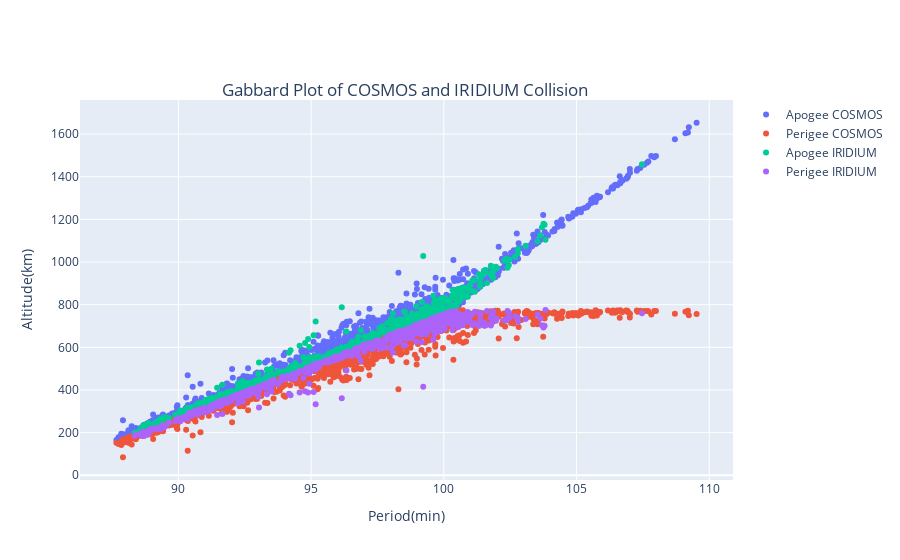

The notebook cell this image was saved under:
### Code cell
fig = go.Figure()
fig.add_trace(go.Scatter(x=ik.loc[ik['OBJECT_NAME']=='COSMOS 2251 DEB','PERIOD'], y=ik.loc[ik['OBJECT_NAME']=='COSMOS 2251 DEB','APOAPSIS'], mode='markers', name='Apogee COSMOS'))
fig.add_trace(go.Scatter(x=ik.loc[ik['OBJECT_NAME']=='COSMOS 2251 DEB','PERIOD'], y=ik.loc[ik['OBJECT_NAME']=='COSMOS 2251 DEB','PERIAPSIS'], mode='markers', name='Perigee COSMOS'))

fig.add_trace(go.Scatter(x=ik.loc[ik['OBJECT_NAME']=='IRIDIUM 33 DEB','PERIOD'], y=ik.loc[ik['OBJECT_NAME']=='IRIDIUM 33 DEB','APOAPSIS'], mode='markers', name='Apogee IRIDIUM'))
fig.add_trace(go.Scatter(x=ik.loc[ik['OBJECT_NAME']=='IRIDIUM 33 DEB','PERIOD'], y=ik.loc[ik['OBJECT_NAME']=='IRIDIUM 33 DEB','PERIAPSIS'], mode='markers', name='Perigee IRIDIUM'))

fig.update_layout(title={'text':'Gabbard Plot of COSMOS and IRIDIUM Collision','x':0.45,'y':0.85}, 
                         xaxis_title='Period(min)', yaxis_title = "Altitude(km)")
fig.show()

### Figure 1 — Plotly figure (JSON) as saved in the notebook; plotly's stock layout.template omitted (floating-point values rounded to 4 significant figures; data arrays with more than 128 entries replaced by an {"elided": "..."} marker saying what was removed)
{"data": [{"mode": "markers", "name": "Apogee COSMOS", "type": "scatter", "x": {"elided": "1707 float values"}, "y": {"elided": "1707 float values"}}, {"mode": "markers", "name": "Perigee COSMOS", "type": "scatter", "x": {"elided": "1707 float values"}, "y": {"elided": "1707 float values"}}, {"mode": "markers", "name": "Apogee IRIDIUM", "type": "scatter", "x": {"elided": "656 float values"}, "y": {"elided": "656 float values"}}, {"mode": "markers", "name": "Perigee IRIDIUM", "type": "scatter", "x": {"elided": "656 float values"}, "y": {"elided": "656 float values"}}], "layout": {"title": {"text": "Gabbard Plot of COSMOS and IRIDIUM Collision", "x": 0.45, "y": 0.85}, "xaxis": {"title": {"text": "Period(min)"}}, "yaxis": {"title": {"text": "Altitude(km)"}}}}
